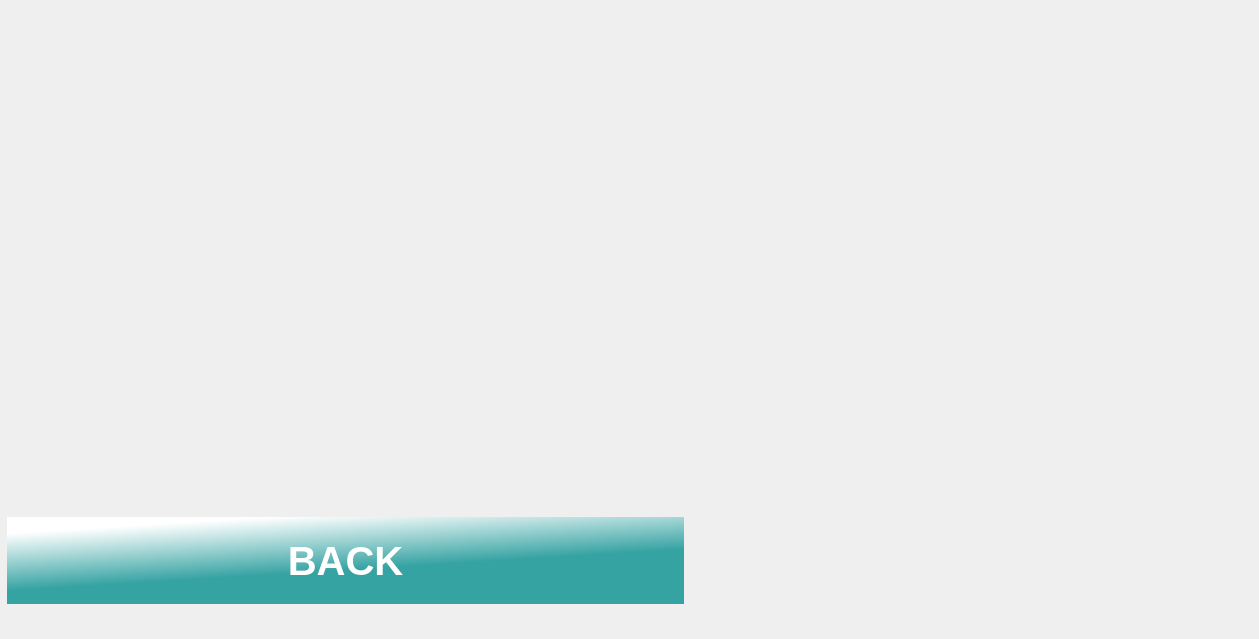
    <widget class="QWidget" name="page_79">
     <widget class="QLabel" name="label_145">
      <property name="geometry">
       <rect>
        <x>0</x>
        <y>0</y>
        <width>1250</width>
        <height>630</height>
       </rect>
      </property>
      <property name="text">
       <string/>
      </property>
      <property name="pixmap">
       <pixmap resource="icon.qrc">:/adding/adding/rm380-02-knyfs2py.jpg</pixmap>
      </property>
      <property name="scaledContents">
       <bool>true</bool>
      </property>
     </widget>
     <widget class="QPushButton" name="Kr_to_back_2">
      <property name="geometry">
       <rect>
        <x>0</x>
        <y>510</y>
        <width>691</width>
        <height>101</height>
       </rect>
      </property>
      <property name="font">
       <font>
        <pointsize>30</pointsize>
        <italic>false</italic>
        <bold>true</bold>
       </font>
      </property>
      <property name="autoFillBackground">
       <bool>false</bool>
      </property>
      <property name="styleSheet">
       <string notr="true">QPushButton
{
border:none;
color:white;
	
	
	background-color: qlineargradient(spread:pad, x1:0.651, y1:0.536, x2:0.393796, y2:0, stop:0 rgba(54, 163, 163, 255), stop:1 rgba(255, 255, 255, 255));
	
margin:7px;

}
QPushButton:pressed
{
	
	background-color: qlineargradient(spread:pad, x1:0.512878, y1:0.513273, x2:0.653182, y2:1, stop:0 rgba(54, 163, 163, 255), stop:1 rgba(255, 255, 255, 255));
}</string>
      </property>
      <property name="text">
       <string>BACK</string>
      </property>
     </widget>
     <widget class="QLabel" name="label_146">
      <property name="geometry">
       <rect>
        <x>20</x>
        <y>20</y>
        <width>681</width>
        <height>471</height>
       </rect>
      </property>
      <property name="text">
       <string/>
      </property>
      <property name="pixmap">
       <pixmap resource="Res2.qrc">:/v_to_36/v_to_36/36.jpg</pixmap>
      </property>
      <property name="scaledContents">
       <bool>true</bool>
      </property>
     </widget>
     <widget class="QLabel" name="label_147">
      <property name="geometry">
       <rect>
        <x>710</x>
        <y>20</y>
        <width>531</width>
        <height>491</height>
       </rect>
      </property>
      <property name="text">
       <string/>
      </property>
      <property name="pixmap">
       <pixmap resource="Res2.qrc">:/v_to_36/v_to_36/36 (2).jpg</pixmap>
      </property>
      <property name="scaledContents">
       <bool>true</bool>
      </property>
     </widget>
    </widget>
